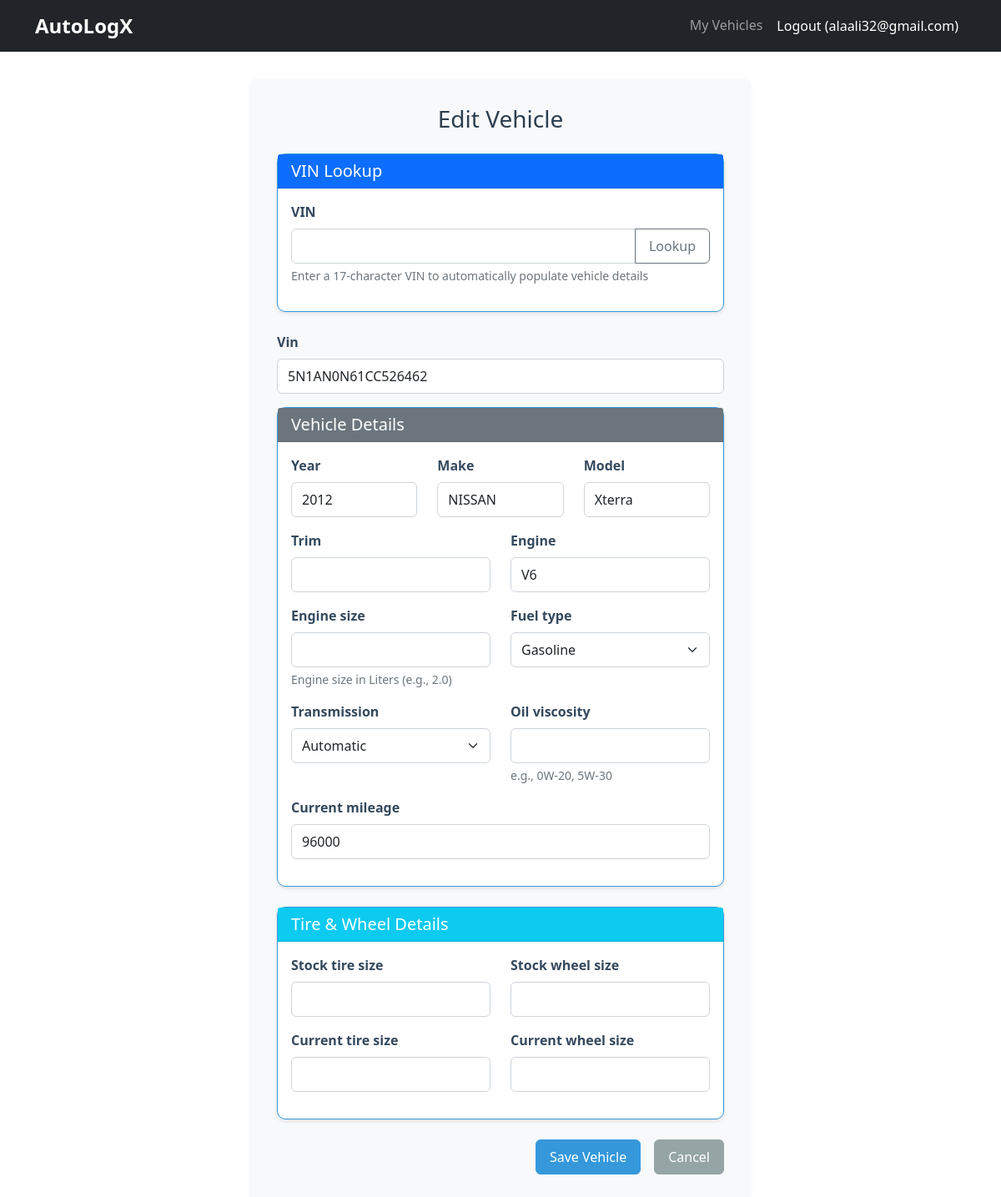
The app's page /vehicles/1/edit/ (signed in) with its own data.
### autologx/api/models.py (models this page shows, shortened)
class Vehicle(models.Model):
    user = models.ForeignKey(User, on_delete=models.CASCADE, related_name='vehicles')
    vin = models.CharField(max_length=17, unique=True, blank=True, null=True)
    make = models.CharField(max_length=50)
    model = models.CharField(max_length=50)
    year = models.IntegerField()
    trim = models.CharField(max_length=50, blank=True)
    engine = models.CharField(max_length=100, blank=True)
    engine_size = models.DecimalField(max_digits=5, decimal_places=1, blank=True, null=True)
    fuel_type = models.CharField(max_length=20, blank=True)
    TRANSMISSION_CHOICES = [
        ('manual', 'Manual'), ('automatic', 'Automatic'), ('cvt', 'CVT'),
        ('semi_automatic', 'Semi-Automatic'), ('other', 'Other'),
    ]
    transmission = models.CharField(max_length=20, choices=TRANSMISSION_CHOICES, blank=True)
    oil_viscosity = models.CharField(max_length=10, blank=True, help_text="e.g., 0W-20, 5W-30")
    current_mileage = models.IntegerField(default=0)
    last_oil_change_mileage = models.IntegerField(blank=True, null=True)
    last_oil_change_date = models.DateField(blank=True, null=True)
    last_service_mileage = models.IntegerField(blank=True, null=True)
    last_service_date = models.DateField(blank=True, null=True)
    stock_tire_size = models.CharField(max_length=30, blank=True)
    stock_wheel_size = models.CharField(max_length=20, blank=True)
    current_tire_size = models.CharField(max_length=30, blank=True)
    current_wheel_size = models.CharField(max_length=20, blank=True)
    created_at = models.DateTimeField(auto_now_add=True)
    updated_at = models.DateTimeField(auto_now=True)

### autologx/api/views.py (the view)
# urls.py: path('vehicles/<int:pk>/edit/', views.vehicle_edit, name='vehicle_edit'),
@login_required
def vehicle_edit(request, pk):
    vehicle = get_object_or_404(Vehicle, pk=pk, user=request.user)
    if request.method == 'POST':
        form = VehicleForm(request.POST, instance=vehicle)
        if form.is_valid():
            form.save()
            messages.success(request, 'Vehicle updated successfully!')
            return redirect('vehicle_detail', pk=vehicle.pk)
    else:
        form = VehicleForm(instance=vehicle)
    return render(request, 'vehicles/form.html', {
        'form': form,
        'title': 'Edit Vehicle',
        'vehicle': vehicle
    })

### autologx/api/forms.py (shortened to what this page needs)
class VehicleForm(forms.ModelForm):
    vin_lookup = forms.CharField(max_length=17, required=False, label="VIN (for auto-lookup)", help_text="Enter VIN to automatically populate vehicle details")
    class Meta:
        model = Vehicle
        fields = ['vin_lookup', 'vin', 'make', 'model', 'year', 'trim', 'engine',
                 'engine_size', 'fuel_type', 'transmission', 'oil_viscosity',
                 'current_mileage', 'stock_tire_size', 'stock_wheel_size',
                 'current_tire_size', 'current_wheel_size']
        widgets = {
            'year': forms.NumberInput(attrs={'min': 1900, 'max': 2030}),
            'engine_size': forms.NumberInput(attrs={'step': '0.1'}),
            'current_mileage': forms.NumberInput(attrs={'min': 0}),
        }
    def __init__(self, *args, **kwargs):
        super().__init__(*args, **kwargs)
        self.fields['vin'].required = False

### templates/vehicles/form.html (shortened to what this page needs)
{% extends 'base.html' %}
{% load widget_tweaks %}
{% block content %}
<div class="form-container">
    <h3>{{ title }}</h3>
    <form method="post" id="vehicleForm">
        <div class="card mb-4">
            <div class="card-header bg-primary text-white">
                <h5 class="mb-0">VIN Lookup</h5>
            </div>
            <div class="card-body">
                <div class="mb-3">
                    <label for="id_vin_lookup" class="form-label">VIN</label>
                    <div class="input-group">
                        {{ form.vin_lookup|add_class:"form-control" }}
                        <button type="button" class="btn btn-outline-secondary" id="lookupBtn">Lookup</button>
                    </div>
                    <div class="form-text">Enter a 17-character VIN to automatically populate vehicle details</div>
                </div>
            </div>
        </div>
        <div class="mb-3">
            <label for="id_vin" class="form-label">{{ form.vin.label }}</label>
            {{ form.vin|add_class:"form-control" }}
        </div>
        <div class="card mb-4">
            <div class="card-header bg-secondary text-white">
                <h5 class="mb-0">Vehicle Details</h5>
            </div>
            <div class="card-body">
                <div class="row">
                    <div class="col-md-4">
                        <div class="mb-3">
                            <label for="id_year" class="form-label">{{ form.year.label }}</label>
                            {{ form.year|add_class:"form-control" }}
                        </div>
                    </div>
                    <div class="col-md-4">
                        <div class="mb-3">
                            <label for="id_make" class="form-label">{{ form.make.label }}</label>
                            {{ form.make|add_class:"form-control" }}
                        </div>
                    </div>
                    <div class="col-md-4">
                        <div class="mb-3">
                            <label for="id_model" class="form-label">{{ form.model.label }}</label>
                            {{ form.model|add_class:"form-control" }}
                        </div>
                    </div>
                </div>
                <div class="row">
                    <div class="col-md-6">
                        <div class="mb-3">
                            <label for="id_trim" class="form-label">{{ form.trim.label }}</label>
                            {{ form.trim|add_class:"form-control" }}
                        </div>
                    </div>
                    <div class="col-md-6">
                        <div class="mb-3">
                            <label for="id_engine" class="form-label">{{ form.engine.label }}</label>
                            {{ form.engine|add_class:"form-control" }}
                        </div>
                    </div>
                </div>
                <div class="row">
                    <div class="col-md-6">
                        <div class="mb-3">
                            <label for="id_engine_size" class="form-label">{{ form.engine_size.label }}</label>
                            {{ form.engine_size|add_class:"form-control" }}
                            <div class="form-text">Engine size in Liters (e.g., 2.0)</div>
                        </div>
                    </div>
                    <div class="col-md-6">
                        <div class="mb-3">
                            <label for="id_fuel_type" class="form-label">{{ form.fuel_type.label }}</label>
                            {{ form.fuel_type|add_class:"form-select" }}
                        </div>
                    </div>
                </div>
                <div class="row">
                    <div class="col-md-6">
                        <div class="mb-3">
                            <label for="id_transmission" class="form-label">{{ form.transmission.label }}</label>
                            {{ form.transmission|add_class:"form-select" }}
                        </div>
                    </div>
                    <div class="col-md-6">
                        <div class="mb-3">
                            <label for="id_oil_viscosity" class="form-label">{{ form.oil_viscosity.label }}</label>
                            {{ form.oil_viscosity|add_class:"form-control" }}
                            <div class="form-text">e.g., 0W-20, 5W-30</div>
                        </div>
                    </div>
                </div>
                <div class="mb-3">
                    <label for="id_current_mileage" class="form-label">{{ form.current_mileage.label }}</label>
                    {{ form.current_mileage|add_class:"form-control" }}
                </div>
            </div>
        </div>
        <div class="card mb-4">
            <div class="card-header bg-info text-white">
                <h5 class="mb-0">Tire & Wheel Details</h5>
            </div>
            <div class="card-body">
                <div class="row">
                    <div class="col-md-6">
                        <div class="mb-3">
                            <label for="id_stock_tire_size" class="form-label">{{ form.stock_tire_size.label }}</label>
                            {{ form.stock_tire_size|add_class:"form-control" }}
                        </div>
                    </div>
                    <div class="col-md-6">
                        <div class="mb-3">
                            <label for="id_stock_wheel_size" class="form-label">{{ form.stock_wheel_size.label }}</label>
                            {{ form.stock_wheel_size|add_class:"form-control" }}
                        </div>
                    </div>
                </div>
                <div class="row">
                    <div class="col-md-6">
                        <div class="mb-3">
                            <label for="id_current_tire_size" class="form-label">{{ form.current_tire_size.label }}</label>
                            {{ form.current_tire_size|add_class:"form-control" }}
                        </div>
                    </div>
                    <div class="col-md-6">
                        <div class="mb-3">
                            <label for="id_current_wheel_size" class="form-label">{{ form.current_wheel_size.label }}</label>
                            {{ form.current_wheel_size|add_class:"form-control" }}
                        </div>
                    </div>
                </div>
            </div>
        </div>
        <div class="d-grid gap-2 d-md-flex justify-content-md-end">
            <button type="submit" class="btn btn-primary me-md-2">Save Vehicle</button>
            <a href="{% url 'vehicle_list' %}" class="btn btn-secondary">Cancel</a>
        </div>
    </form>
</div>
{% endblock %}

### templates/base.html (shortened to what this page needs)
<!DOCTYPE html>
<html lang="en">
<head>
    <link href="https://cdn.jsdelivr.net/npm/bootstrap@5.1.3/dist/css/bootstrap.min.css" rel="stylesheet">
    {% load static %}
    <link rel="stylesheet" href="{% static 'css/custom.css' %}">
</head>
<body>
    <nav class="navbar navbar-expand-lg navbar-dark bg-dark">
        <div class="container"><a class="navbar-brand" href="{% url 'home' %}">AutoLogX</a>
            <div class="navbar-nav ms-auto">
                {% if user.is_authenticated %}
                    <a class="nav-link" href="{% url 'vehicle_list' %}">My Vehicles</a>
                    <form method="post" action="{% url 'logout' %}" class="d-inline">
                        <button type="submit" class="btn btn-link nav-link text-white text-decoration-none">Logout ({{ user.username }})</button>
                    </form>
                {% else %}
                    <a class="nav-link" href="{% url 'login' %}">Login</a>
                    <a class="nav-link" href="{% url 'signup' %}">Sign Up</a>
                {% endif %}
            </div>
        </div>
    </nav>
    <div class="container mt-4">
        {% block content %}{% endblock %}
    </div>
</body>
</html>

### static/css/custom.css (style rules this page uses)
.card { border: 1px solid #3498db; border-radius: 10px; box-shadow: 0 2px 5px rgba(0,0,0,0.1); transition: transform 0.2s, box-shadow 0.2s; margin-bottom: 1.5rem; }
.form-container { max-width: 600px; margin: 2rem auto; padding: 2rem; background-color: #f8f9fa; border-radius: 8px; box-shadow: 0 2px 4px rgba(0,0,0,0.05); }
.form-container h3 { margin-bottom: 1.5rem; color: #2c3e50; text-align: center; }
.form-label { font-weight: 600; color: #34495e; margin-bottom: 0.5rem; }
.form-control, .form-select { border: 1px solid #ced4da; border-radius: 0.375rem; padding: 0.5rem 0.75rem; transition: border-color 0.15s ease-in-out, box-shadow 0.15s ease-in-out; }
.btn { padding: 0.5rem 1rem; font-weight: 500; border-radius: 0.375rem; transition: background-color 0.15s ease-in-out, border-color 0.15s ease-in-out; }
.btn-primary { background-color: #3498db; border-color: #3498db; }
.btn-secondary { background-color: #95a5a6; border-color: #95a5a6; }
.navbar-brand { font-size: 1.5rem; font-weight: bold; }
.input-group .form-control { border-top-right-radius: 0; border-bottom-right-radius: 0; }
.input-group .btn { border-top-left-radius: 0; border-bottom-left-radius: 0; }

### records on screen
Vehicle: vin "5N1AN0N61CC526462", year "2012", make "NISSAN", model "Xterra", engine "V6", fuel_type "Gasoline", transmission "Automatic", current_mileage "96000"

### other values on screen
{{ user.username }} "alaali32@gmail.com"
{{ title }} "Edit Vehicle"
